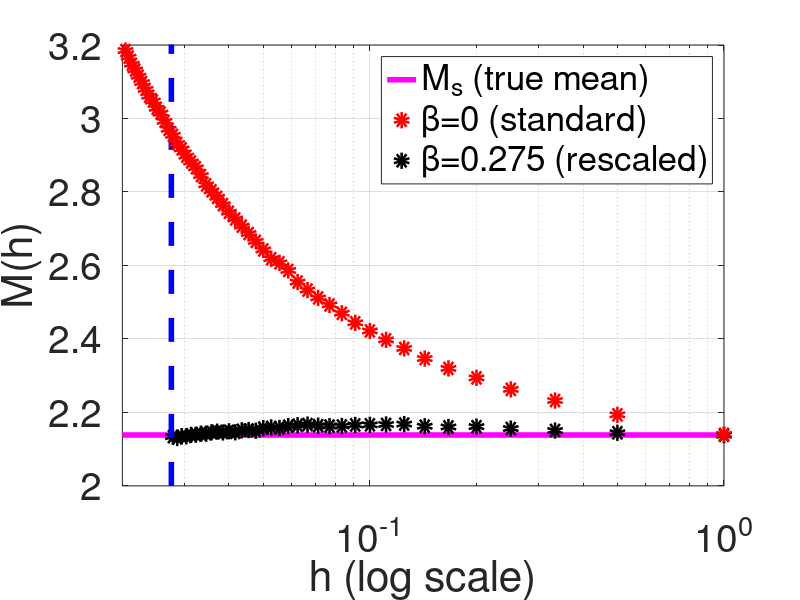

This figure's MATLAB source:
function Figure6_4

results=load('data_Figure6_4_a.dat');
resultsbeta0275=load('data_Figure6_4_b.dat');
Ms=0.25+(besseli(0,8)+besseli(2,8))/besseli(1,8);
set(groot,'defaultAxesTickLabelInterpreter','tex');

figure;
hh1=semilogx(1./[1 50],[Ms Ms],'m','Linewidth',4');
hold on;
hh3=semilogx(1./resultsbeta0275(:,1),resultsbeta0275(:,2),'ok','Markersize',6,'Linewidth',6);
semilogx([0.0275 0.0275],[2 3.3],'b--','Linewidth',4);
hh2=semilogx(1./results(:,1),results(:,2),'or','Markersize',6,'Linewidth',6);
hl=legend([hh1,hh2,hh3],'M_s (true mean)','\beta=0 (standard)','\beta=0.275 (rescaled)');
set(hl,'interpreter','tex','Fontsize',28,'location','northeast');
xlabel('h (log scale)','interpreter','tex');
ylabel('M(h)','interpreter','tex');
%set(gca,'XTick',[0.028 0.1 0.3 1]);
%set(gca,'XTickLabel',{'h_{\rm crit}' '10^{-1}' '3{}\times{}10^{-1}' '10^0'});
axis([0 1 2 3.2]);
set(gca,'Fontsize',28);
grid on;
